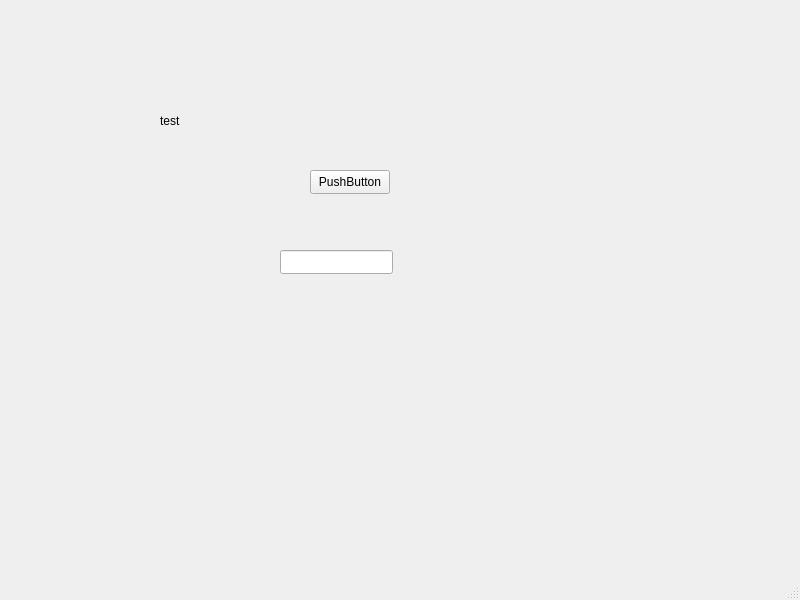
<?xml version="1.0" encoding="UTF-8"?>
<ui version="4.0">
 <class>MaClasse</class>
 <widget class="QMainWindow" name="MaClasse">
  <property name="geometry">
   <rect>
    <x>0</x>
    <y>0</y>
    <width>800</width>
    <height>600</height>
   </rect>
  </property>
  <property name="windowTitle">
   <string>MaClasse</string>
  </property>
  <widget class="QWidget" name="centralwidget">
   <widget class="QPushButton" name="pushButton">
    <property name="geometry">
     <rect>
      <x>310</x>
      <y>170</y>
      <width>80</width>
      <height>24</height>
     </rect>
    </property>
    <property name="text">
     <string>PushButton</string>
    </property>
   </widget>
   <widget class="QLabel" name="label">
    <property name="geometry">
     <rect>
      <x>160</x>
      <y>90</y>
      <width>251</width>
      <height>61</height>
     </rect>
    </property>
    <property name="text">
     <string>test</string>
    </property>
   </widget>
   <widget class="QLineEdit" name="lineEdit">
    <property name="geometry">
     <rect>
      <x>280</x>
      <y>250</y>
      <width>113</width>
      <height>24</height>
     </rect>
    </property>
   </widget>
  </widget>
  <widget class="QMenuBar" name="menubar">
   <property name="geometry">
    <rect>
     <x>0</x>
     <y>0</y>
     <width>800</width>
     <height>21</height>
    </rect>
   </property>
  </widget>
  <widget class="QStatusBar" name="statusbar"/>
 </widget>
 <resources/>
 <connections/>
</ui>
